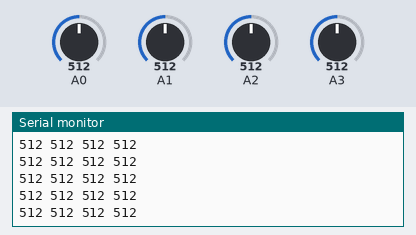
A sketch run on a simulated Arduino Uno, built with avr-gcc and run on an emulated ATmega328P. Shown: the last lines printed to the serial monitor. The inputs (shaded band) are chosen by the test bench; at power-on: A0 = 512, A1 = 512, A2 = 512, A3 = 512.

Above: at 1.2 s.
1.3 s: A0 set to 111
At 1.8 s:
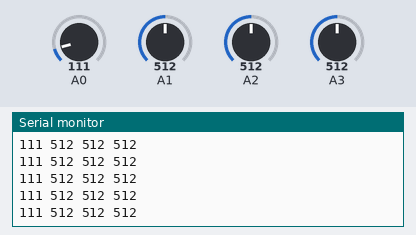
4.3 s: A0 set to 93
At 4.8 s:
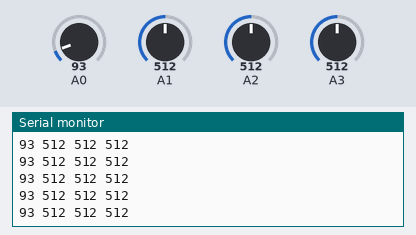
5.8 s: A1 set to 110
At 6.3 s:
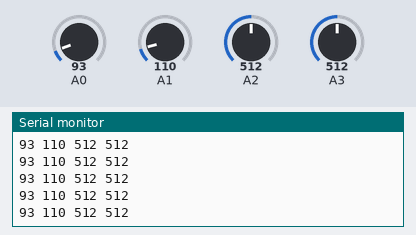
8.8 s: A1 set to 95
At 9.3 s:
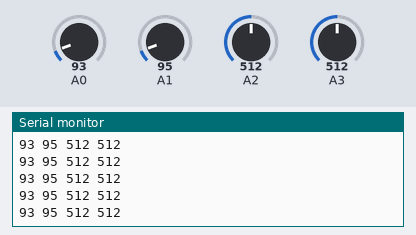
Timing chart, 0 to 11.8 s (numbered marks = the images above; inputs shaded):
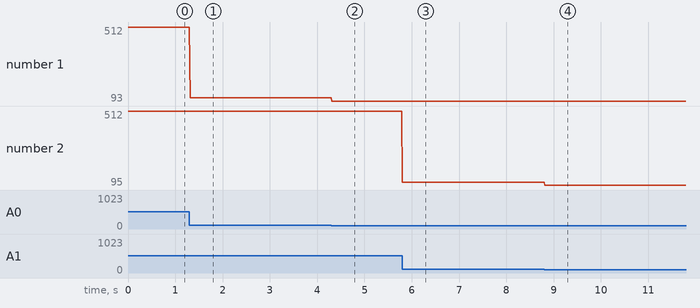

The sketch:

manyknobs.ino
```cpp
int knob1, knob2, knob3, pcell = 0;

void setup() {
  // put your setup code here, to run once:
  Serial.begin(31250); // create a serial connection back to the PC
}

void loop() {
  // put your main code here, to run repeatedly:

  knob1 = analogRead(A0); // 0-1023
  knob2 = analogRead(A1); // 0-1023
  knob3 = analogRead(A2); // 0-1023
  pcell = analogRead(A3); // 0-1023

  Serial.print(knob1); // send the value
  Serial.print(" "); // send the value
  Serial.print(knob2); // send the value
  Serial.print(" "); // send the value
  Serial.print(knob3); // send the value
  Serial.print(" "); // send the value
  Serial.println(pcell); // send the value and a CRLF

  delay(10);
}
```

Measured:
- after the input at 1.3 s, the serial monitor: prints a new line at once (image 1)
- after the input at 4.3 s, the serial monitor: prints a new line at once (image 2)
- after the input at 5.8 s, the serial monitor: prints a new line at once (image 3)
- after the input at 8.8 s, the serial monitor: prints a new line at once (image 4)
- plotted number 1: 512 → 111 after the input at 1.3 s, 111 → 93 after the input at 4.3 s
- plotted number 2: 512 → 110 after the input at 5.8 s, 110 → 95 after the input at 8.8 s
